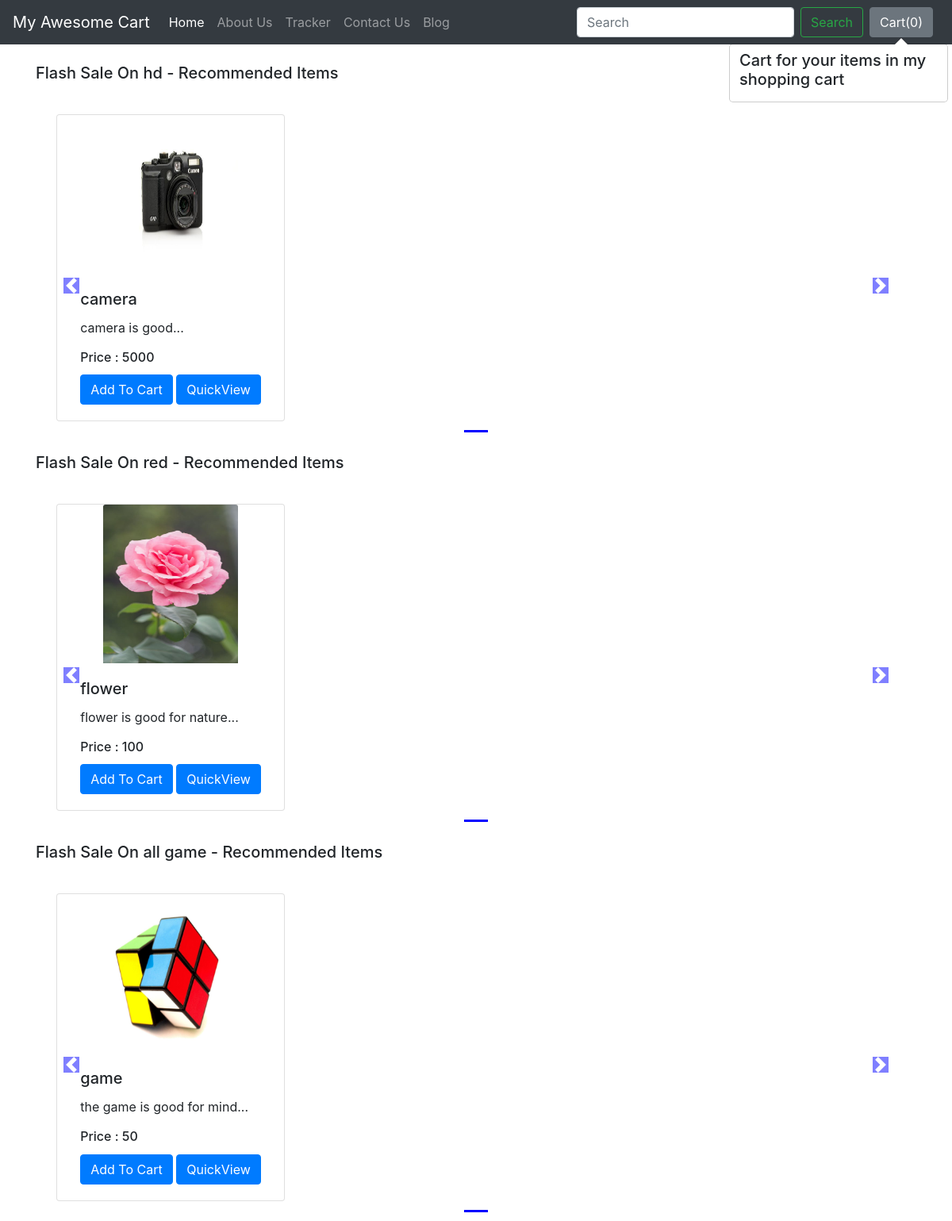
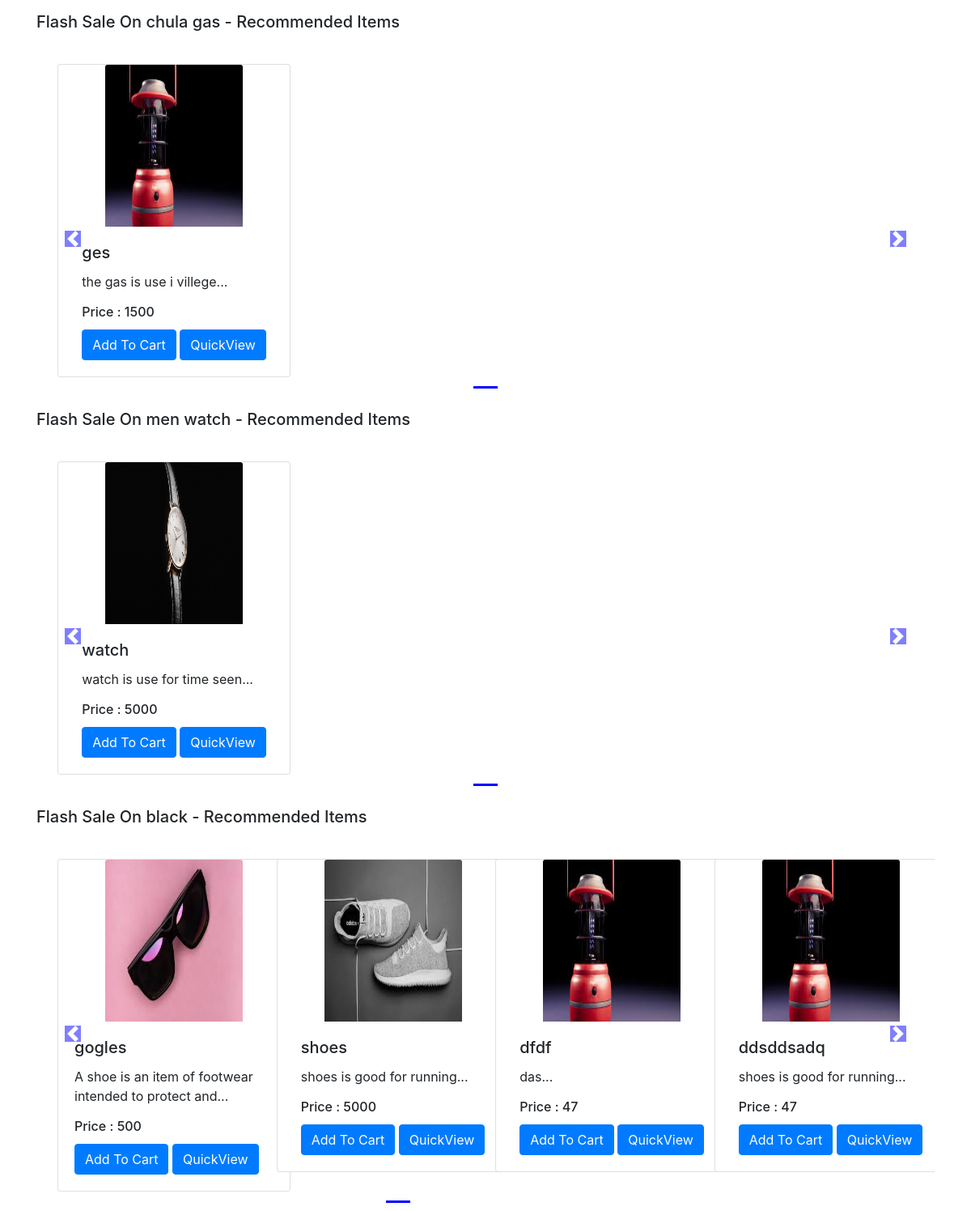
The app's page /shop/ with its own data (2 pictures, top to bottom).
### shop/models.py (models this page shows, shortened)
class Product(models.Model):
    product_id = models.AutoField
    product_name = models.CharField(max_length=50)
    category=models.CharField(max_length=50,default="")
    subcategory = models.CharField(max_length=50,default="")
    price=models.IntegerField(default=0)
    desc = models.CharField(max_length=300)
    pub_date = models.DateField()
    image=models.ImageField(upload_to="shop/images",default="")

### shop/views.py (the view)
# urls.py: path("", views.index, name="blogHome"),
def index(request):
    allProds=[]
    catprods=Product.objects.values('category','id')
    cats={item['category'] for item in catprods}
    for cat in cats:
        prod=Product.objects.filter(category=cat)
        n = len(prod)
        nSlides = n // 4 + ceil((n / 4) + (n // 4))
        allProds.append([prod,range(1,nSlides),nSlides])
    params={'allProds':allProds, "msg":""}
    return render(request,'shop/index.html', params)

### shop/templates/shop/index.html (shortened to what this page needs)
{% extends 'shop/basic.html' %}
{% block body %}
{% load static %}
<div class="container">
    {% for product, range, nSlides in allProds %}
    <h5 class="my-4">Flash Sale On {{product.0.category}} - Recommended Items</h5>
    <div class="row">
        <div id="demo{{forloop.counter}}" class="col carousel slide my-3" data-ride="carousel">
            <ul class="carousel-indicators">
                <li data-target="#demo{{forloop.counter}}" data-slide-to="0" class="active"></li>
                {% for i in range %}
                <li data-target="#demo{{forloop.parentloop.counter}}" data-slide-to="{{i}}"></li>
                {% endfor %}
            </ul>
            <div class="container carousel-inner no-padding">
                <div class="carousel-item active">
                    {% for i in product %}
                    <div class="col-xs-3 col-sm-3 col-md-3">
                        <div class="card align-items-center" style="width: 18rem;">
                            <img src='/media/{{i.image}}' class="card-img-top" alt="...">
                            <div class="card-body">
                                <h5 class="card-title" id="namepr{{i.id}}">{{i.product_name}}</h5>
                                <p class="card-text">{{i.desc|slice:"0:53"}}...</p>
                                 <h6 class="card-title" >Price : <span id="pricepr{{i.id}}">{{i.price}}</span></h6>
                                <span id="divpr{{i.id}}" class="divpr">
                                    <button id="pr{{i.id}}" class="btn btn-primary cart">Add To Cart</button>
                                </span>
                                <a href="/shop/products/{{i.id}}"><button id="qv{{i.id}}" class="btn btn-primary cart">QuickView</button></a>
                            </div>
                        </div>
                    </div>
                    {% if forloop.counter|divisibleby:4 and forloop.counter > 0 and not forloop.last %}
                </div>
                <div class="carousel-item">
                    {% endif %}
                    {% endfor %}
                </div>
            </div>
        </div>
        <a class="carousel-control-prev" href="#demo{{forloop.counter}}" data-slide="prev">
            <span class="carousel-control-prev-icon"></span>
        </a>
        <a class="carousel-control-next" href="#demo{{forloop.counter}}" data-slide="next">
            <span class="carousel-control-next-icon"></span>
        </a>
    </div>
    {% endfor %}
</div>
{% endblock %}

### shop/templates/shop/basic.html (shortened to what this page needs)
<!doctype html>
<html lang="en">
  <head>
    <link rel="stylesheet" href="https://stackpath.bootstrapcdn.com/bootstrap/4.2.1/css/bootstrap.min.css">
  </head>
  <body>
    <nav class="navbar navbar-expand-lg navbar-dark bg-dark">
  <a class="navbar-brand" href="/shop">My Awesome Cart</a>
  <div class="collapse navbar-collapse" id="navbarSupportedContent">
    <ul class="navbar-nav mr-auto">
      <li class="nav-item active">
        <a class="nav-link" href="/shop">Home <span class="sr-only">(current)</span></a>
      </li>
      <li class="nav-item">
        <a class="nav-link" href="/shop/about">About Us</a>
      </li>
      <li class="nav-item">
        <a class="nav-link" href="/shop/tracker">Tracker</a>
      </li>
      <li class="nav-item">
        <a class="nav-link" href="/shop/contact">Contact Us</a>
      </li>
       <li class="nav-item">
        <a class="nav-link" href="/blog">Blog</a>
      </li>
    </ul>
    <form method="get" action="/shop/search/" class="form-inline my-2 my-lg-0">
      <input class="form-control mr-sm-2" type="search" placeholder="Search" aria-label="Search" name="search" id="search">
      <button class="btn btn-outline-success my-2 my-sm-0" type="submit">Search</button>
    </form>
    <button type="button" class="btn btn-secondary mx-2" id="popcart" data-container="body" data-toggle="popover" data-placement="bottom" data-html="true" data-content="Vivamus
sagittis lacus vel augue laoreet rutrum faucibus.">
  Cart(<span id="cart">0</span>)
</button>
  </div>
</nav>
  {% block body %} {% endblock %}
  </body>
</html>

### records on screen
Product: category "hd", image (picture), product_name "camera", desc "camera is good", price "5000"
Product: category "red", image (picture), product_name "flower", desc "flower is good for nature", price "100"
Product: category "all game", image (picture), product_name "game", desc "the game is good for mind", price "50"
Product: category "chula gas", image (picture), product_name "ges", desc "the gas is use i villege", price "1500"
Product: category "men watch", image (picture), product_name "watch", desc "watch is use for time seen", price "5000"
Product: category "black", image (picture), product_name "gogles", desc "A shoe is an item of footwear intended to protect and", price "500"
Product: image (picture), product_name "shoes", desc "shoes is good for running", price "5000"
Product: image (picture), product_name "dfdf", desc "das", price "47"
Product: image (picture), product_name "ddsddsadq", desc "shoes is good for running", price "47"
